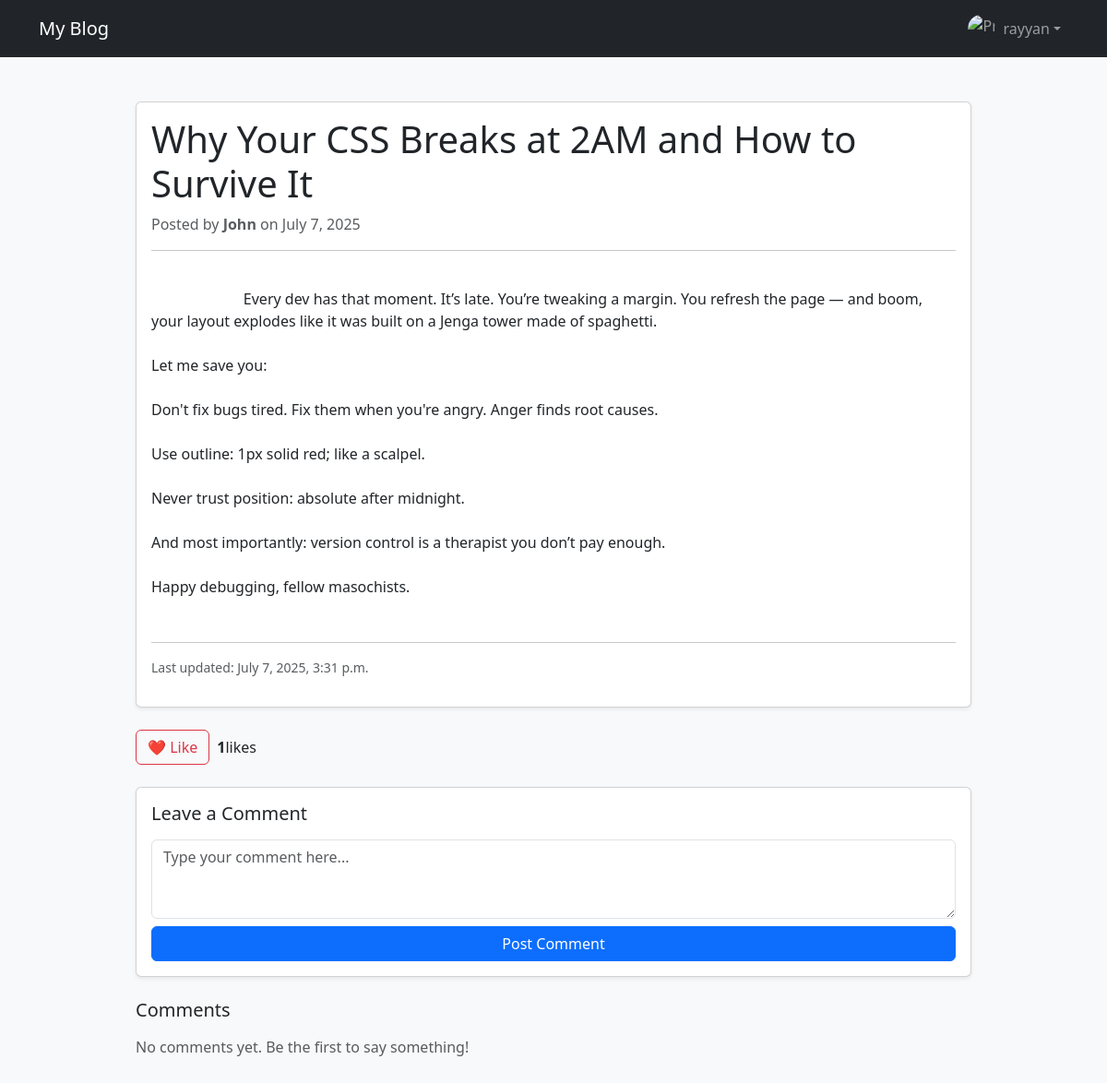
Page /post/midnight-css-breakdown/ (signed in) on the committed database.
### blog/models.py (models this page shows, shortened)
class BlogPost(models.Model):
    author = models.ForeignKey(User, on_delete=models.CASCADE, related_name='posts')
    title = models.CharField(max_length=200)
    slug = models.SlugField(unique=True)
    content = models.TextField()
    created_at = models.DateTimeField(auto_now_add=True)
    updated_at = models.DateTimeField(auto_now=True)
    image = models.ImageField(upload_to='blog_images/', blank=True, null=True)
    is_published = models.BooleanField(default=True)
    likes = GenericRelation('Like')
    class Meta:
        ordering = ['-created_at']

### blog/views.py (the view)
# urls.py: path('post/<slug:slug>/', views.post_detail, name='post_detail'),
def post_detail(request, slug):
    post = get_object_or_404(BlogPost, slug=slug)
    if request.user.is_authenticated:
        ct = ContentType.objects.get_for_model(BlogPost)
        liked = Like.objects.filter(user=request.user, content_type=ct, object_id=post.id).exists()
        post.liked_by_user = liked
    else:
        post.liked_by_user = False
    return render(request, 'post_detail.html', {'post': post})

### blog/Templates/post_detail.html (shortened to what this page needs)
{% extends 'base.html' %}
{% block content %}
<div class="container mt-5 mb-5">
    <div class="row justify-content-center">
        <div class="col-md-10">
            <div class="card shadow-sm mb-4">
                <div class="card-body">
                    <h1 class="card-title">{{ post.title }}</h1>
                    <p class="text-muted mb-2">
                        Posted by <strong>{{ post.author.username }}</strong>
                        on {{ post.created_at|date:"F j, Y" }}
                    </p>
                    <hr>
                    <div class="post-content" style="white-space: pre-wrap;">
                        {{ post.content }}
                    </div>
                    <hr class="mt-4">
                    <p class="text-muted small">Last updated: {{ post.updated_at|date:"F j, Y, g:i a" }}</p>
                </div>
            </div>
            <div class="d-flex align-items-center mb-4">
                <button id="likeBtn" class="btn btn-outline-danger me-2" title="{% if post.liked_by_user %}You liked this{% else %}Click to like{% endif %}">
                    {% if post.liked_by_user %}
                        ❤️
                    {% else %}
                        🤍
                    {% endif %}
                    Like
                </button>
                <span id="likeCount" class="fw-semibold">{{ post.likes.count }}</span> likes
            </div>
            <div class="card shadow-sm mb-4">
                <div class="card-body">
                    <h5 class="card-title mb-3">Leave a Comment</h5>
                    <textarea id="commentInput" class="form-control mb-2" rows="3" placeholder="Type your comment here..."></textarea>
                    <div class="d-grid">
                        <button id="submitComment" class="btn btn-primary">Post Comment</button>
                    </div>
                </div>
            </div>
            <div class="mb-5">
                <h5 class="mb-3">Comments</h5>
                <div id="commentList">
                    {% for comment in post.comments.all %}
                        <div class="border p-3 mb-3 rounded bg-light">
                            <div class="mb-1">
                                <strong>{{ comment.user.username }}</strong>
                                <span class="text-muted small">• {{ comment.created_at|date:"M j, Y g:i A" }}</span>
                            </div>
                            <p class="mb-0">{{ comment.content }}</p>
                        </div>
                    {% empty %}
                        <p class="text-muted">No comments yet. Be the first to say something!</p>
                    {% endfor %}
                </div>
            </div>
        </div>
    </div>
</div>
{% endblock %}

### blog/Templates/base.html (shortened to what this page needs)
<!DOCTYPE html>
<html lang="en">
<head>
    <link href="https://cdn.jsdelivr.net/npm/bootstrap@5.3.0/dist/css/bootstrap.min.css" rel="stylesheet">
</head>
<body class="bg-light">
    <nav class="navbar navbar-expand-lg navbar-dark bg-dark mb-4">
        <div class="container">
            <a class="navbar-brand" href="{% url 'home' %}">My Blog</a>
            <div class="collapse navbar-collapse" id="navbarContent">
                <ul class="navbar-nav ms-auto">
                    {% if user.is_authenticated %}
                        <li class="nav-item dropdown">
                            <a class="nav-link dropdown-toggle d-flex align-items-center" href="#" id="navbarDropdown" role="button" data-bs-toggle="dropdown" aria-expanded="false">
                                {% with user.profile.profile_pic.url as pic %}
                                    <img src="{{ pic }}" alt="Profile Pic" class="rounded-circle me-2" style="height: 30px; width: 30px; object-fit: cover;">
                                {% endwith %}
                                {{ user.username }}
                            </a>
                        </li>
                    {% else %}
                        <li class="nav-item">
                            <a class="nav-link" href="">Login</a>
                        </li>
                    {% endif %}
                </ul>
            </div>
        </div>
    </nav>
    <div class="container mb-5">
        {% block content %}
        {% endblock %}
    </div>
</body>
</html>

### rows in the picture
BlogPost: title "Why Your CSS Breaks at 2AM and How to Survive It", author.username "John", created_at "July 7, 2025", content "Every dev has that moment. It’s late. You’re tweaking a margin. You refresh the page — and boom, your layout explodes like it was built on a Jenga tower made of spaghetti. Let me save you: Don't fix bugs tired. Fix them when you're angry. Anger finds root causes. Use outline: 1px solid red; like a scalpel. Never trust position: absolute after midnight. And most importantly: version control is a therapist you don’t pay enough. Happy debugging, fellow masochists.", updated_at "July 7, 2025, 3:31 p.m.", likes.count "1"

### other values in the picture
{{ user.username }} "rayyan"
